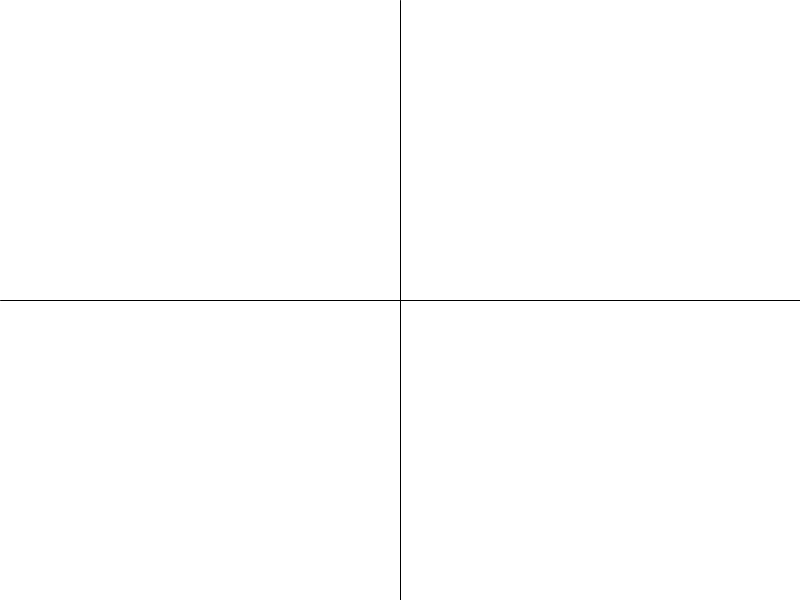
Frame 1 (no input)
Frame 60 (the mouse pressed at the canvas centre just before this capture): identical to frame 1, image omitted
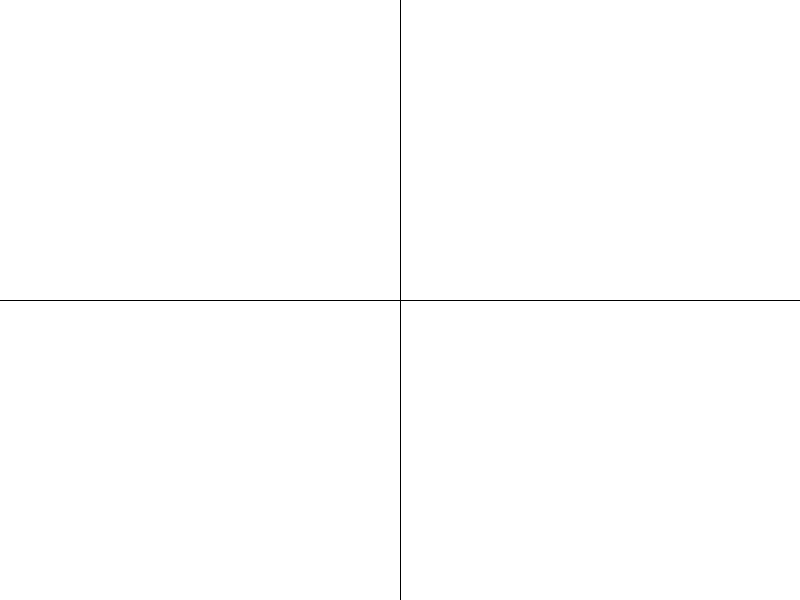
Frame 120 (the mouse held since frame 60 and released just before this capture)

The Processing sketch that drew these frames (run headless with seeded random() and noise(); from frame 60 on, the mouse is pressed at the canvas centre):

// Processing sketch: BackgroundChange
// ── BackgroundChange.pde
void setup(){
  size(800,600);
  fill(0,255,0);
 
}

void draw(){
  if (mouseX > 400 && mouseY < 300) {
    background (0);
  }
  else if (mouseX < 400 && mouseY < 300){
    background (255);
  }
  else if (mouseX < 400 && mouseY > 300){
    background(0,0,255);
  }
  else if (mouseX > 400 && mouseY > 300) {
    background(255,0,0);
  }
  line(400, 0, 400, 600);
  line(0, 300, 800, 300);
}
